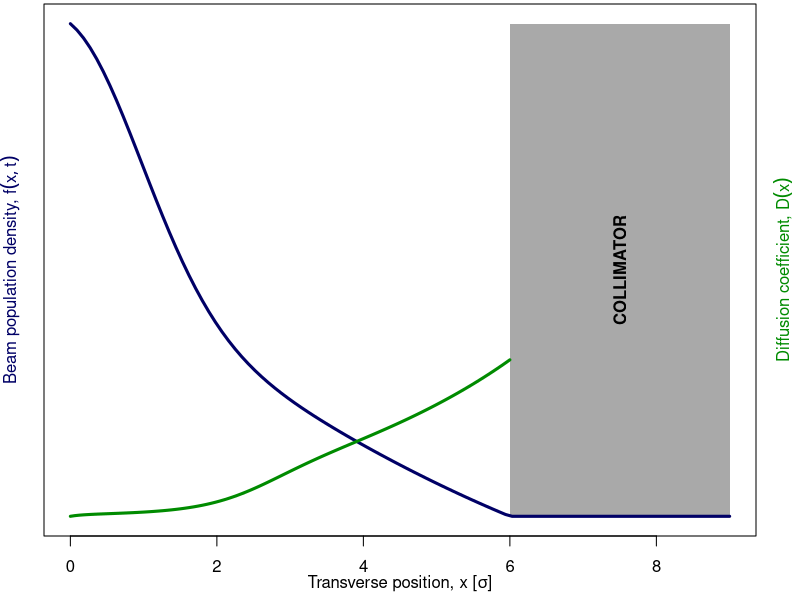
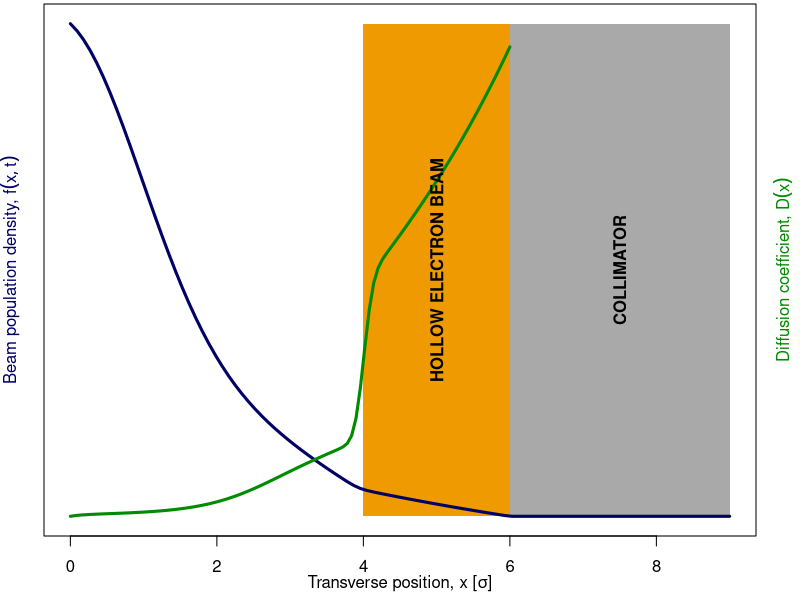

R code for these plots, in order:
# Cartoon of steady-state beam density
# given the diffusion coefficient

for(HEBC in c(FALSE, TRUE)) {

# aperture [beam sigmas]
Jm <- 0; JM <- 9

# collimator
Jc <- 6; Jc2 <- JM

# hollow electron beam
Jh <- 4; Jh2 <- 7

# diffusion coefficient
hat <- function(x, x1=0, x2=1, s=0.1) {
  return(pnorm(x, mean=x1, sd=s) - pnorm(x, mean=x2, sd=s)) }

D.pow <- function(J, D0=0.01, Dc=0.5, P=2) {
 D <- D0 + (Dc-D0)*(J/Jc)^P
 if(HEBC) D <- D + Dc*hat(J, Jh, Jh2)
 sub <- Jc < J
 D[sub] <- NA
 return(D)
}

D.test <- function(J, Nc=1, Nh=1/3, P=2) {
 D <- J / (Nc*J*exp(-0.5*J^2)/sqrt(2*pi) + P*(P+1)*Nh*(2*Jc-J)^(P-1)/Jc^(P+1))
 if(HEBC) D <- D*(1 + 2*hat(J, Jh, Jh2))
 sub <- Jc < J
 D[sub] <- NA
 return(D)
}

D <- D.test

# calculation of gradient and distribution
df <- function(J, k=1){ k*J/D(J) }
f.calc <- function(J){
  I <- 0*J
  for(i in 1:length(J)){
    if(J[i]<Jc) I[i] <- integrate(df, J[i], Jc)$value }
  return(I)}

f.test <- function(J){
    I <- 0*J
    subset <- abs(J)<Jc
    Nc <- 1; Nh <- 1; P <- 1
    if(HEBC){ Nc <- 1.7; Nh <- 0.3 }
    I[subset] <- Nc*exp(-0.5*J[subset]^2)/sqrt(2*pi) +
        Nh*(P+1)*(Jc-J[subset])^P/Jc^(P+1)
    return(I) }

f <- f.calc

# plot setup
wi <- 3.25; he <- 3.25; pt <- 10; fo <- "Times"
dev.new(width=wi, height=he, pointsize=pt, family=fo)
par(oma=rep(0,4), mar=c(3.2,2.2,0.2,2.2))
#    bg="cornsilk")

plot(c(Jm, JM), c(0,1), type="n", axes=FALSE,
     xlab="", ylab="")

# hollow electron beam
colH <- "orange2"
if(HEBC){
  rect(Jh, 0, Jh2, 1, col=colH, border=NA)
}

# collimator
colC <- "darkgray"
rect(Jc, 0, Jc2, 1, col=colC, border=NA)

# particle density
colF <- "#000066"
plot.window(c(Jm, JM), c(0, f(Jm)))
curve( f(x), Jm, JM, lwd=3, col=colF, add=TRUE)
mtext(expression(paste("Beam population density, ", f(x, t))), side=2,
      line=1, col=colF)

# diffusion coefficient
colD <- "green4"
#plot.window(c(Jm, JM), c(D(Jm), D(Jc)))
#plot.window(c(Jm, JM), c(0, D(Jc)))
plot.window(c(Jm, JM), c(0, 340))
curve( D(x), Jm, Jc, lwd=3, col=colD, add=TRUE)
mtext(expression(paste("Diffusion coefficient, ", D(x))), side=4,
      line=1, col=colD)

# legends
plot.window(c(Jm, JM), c(0,1))
text(0.5*(Jc+Jc2), 0.5, "COLLIMATOR", srt=90, font=2)
if(HEBC) text(0.5*(Jh+Jc), 0.5, "HOLLOW ELECTRON BEAM", srt=90, font=2)

# horizontal axis
mtext(expression(paste("Transverse position, ", x, " [", sigma, "]",
    sep="")), side=1, line=2)
box(); axis(1)

# print
fn <- "tmp_diff_off"
if(HEBC) fn <- "tmp_diff_on"
dev.print(pdf, file=paste(fn, "pdf", sep="."), width=wi, height=he,
          pointsize=pt, family=fo)
dev.copy2eps(file=paste(fn, "eps", sep="."), width=wi, height=he,
             pointsize=pt, family=fo)

}
